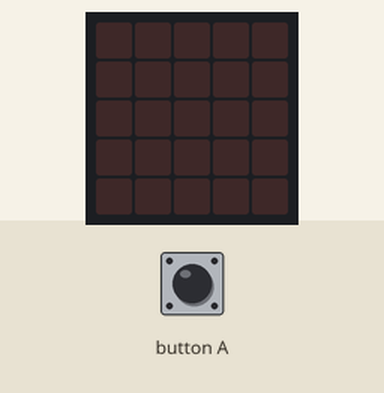
This program was run on a simulated BBC micro:bit (MakeCode). Shown: the board's 5×5 LED display. The inputs (shaded band) are chosen by the test bench. Random numbers come from a fixed seed.

Above: at 1.2 s.
1.3 s: button A pressed for 0.15 s
At 1.9 s:
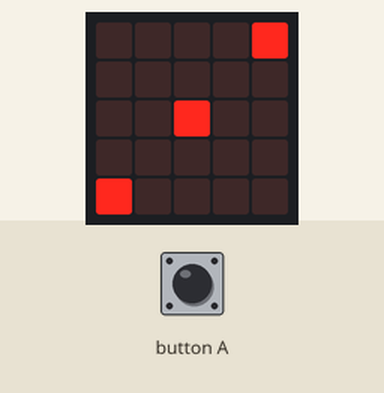
2.9 s: button A pressed for 0.15 s
At 4.2 s:
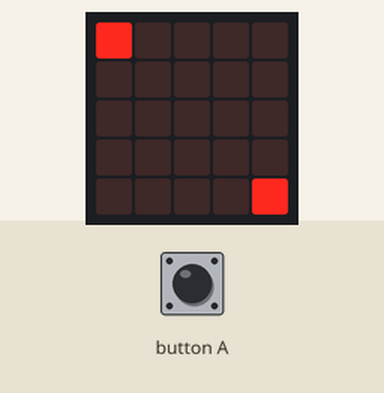
4.5 s: button A pressed for 0.15 s
At 5.5 s:
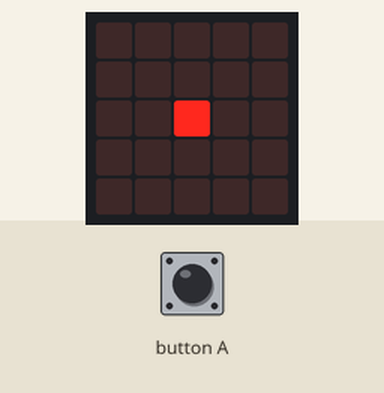
Timing chart, 0 to 7.5 s (numbered marks = the images above; inputs shaded):
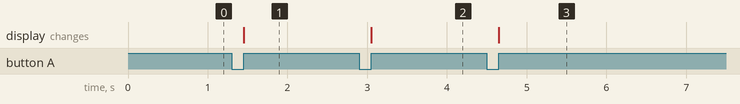

The program:

main.ts
```typescript
input.onButtonPressed(Button.A, function () {
    if (Math.randomBoolean()) {
        basic.showLeds(`
            . . . . .
            . . . . .
            . . # . .
            . . . . .
            . . . . .
            `)
    } else if (Math.randomBoolean()) {
        basic.showLeds(`
            # . . . .
            . . . . .
            . . . . .
            . . . . .
            . . . . #
            `)
    } else if (Math.randomBoolean()) {
        basic.showLeds(`
            . . . . #
            . . . . .
            . . # . .
            . . . . .
            # . . . .
            `)
    } else if (Math.randomBoolean()) {
        basic.showLeds(`
            # . . . #
            . . . . .
            . . . . .
            . . . . .
            # . . . #
            `)
    } else if (Math.randomBoolean()) {
        basic.showLeds(`
            # . . . #
            . . . . .
            . . # . .
            . . . . .
            # . . . #
            `)
    } else {
        basic.showLeds(`
            # . . . #
            . . . . .
            # . . . #
            . . . . .
            # . . . #
            `)
    }
})
```

test.ts
```typescript
// aquí va el archivo "tests"; esto no se compilará cuando este paquete se utilice como una extensión.
```

Measured:
- after the input at 1.3 s, the display: changes after 0.15 s (image 1)
- after the input at 2.9 s, the display: changes after 0.15 s (image 2)
- after the input at 4.5 s, the display: changes after 0.15 s (image 3)
